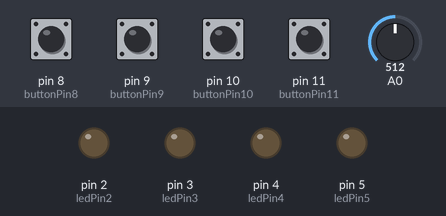
Bench run of a sketch on a simulated Arduino Uno, built with avr-gcc and run on an emulated ATmega328P. Shown: output pins drawn as LEDs (lit = HIGH). The test bench sets the inputs (shaded band); at power-on: pin 8 (buttonPin8), pin 9 (buttonPin9), pin 10 (buttonPin10), pin 11 (buttonPin11) HIGH, A0 = 512. Random numbers use the default seed unless the sketch sets one; what the sketch prints to the serial monitor is not drawn.

Above: at 2.5 s.
2.6 s: pin 8 (buttonPin8) pulled LOW for 0.15 s
At 3.5 s:
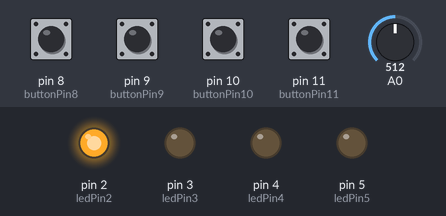
At 4.4 s:
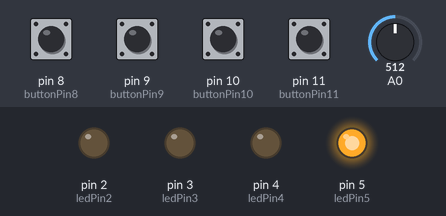
5.7 s: pin 9 (buttonPin9) pulled LOW for 0.15 s
At 6.0 s:
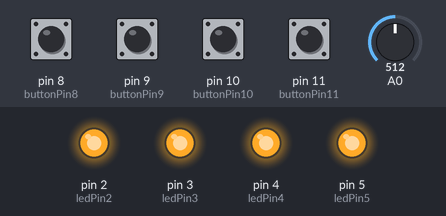
Timing chart, 0 to 11.5 s (numbered marks = the images above; inputs shaded):
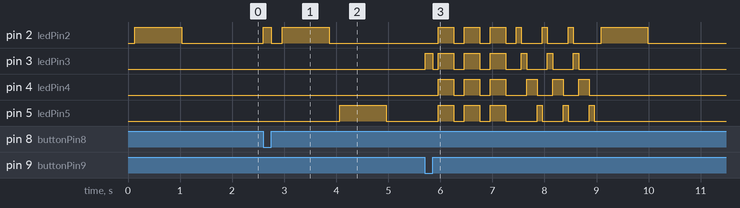

The sketch:

SimonFinal.ino
```cpp
/*
Simon on the Arduino
by Tristan Clawson
rev: 1.01 Final
red date:  7/31/2025
 */


/***********************************************************************************************
Simon is based on the 1978 memory game from Milton Bradley.
The game will display a color, and then ask the user to press the button the light came from.
Then the game will show the first and add a second color for the player to input back.  This
continues until the player makes a mistake.

Note: If the button does not light up when you press it (possibly because it was pressed too
fast) the game will not record the input, and this may lead to a failure.
************************************************************************************************/


/*----------------------------------------------------------------------------------------------
This software is built for an Arduino Uno.  It uses the 5V and ground pins.
Pins 2 - 5 are connected to the LEDs.
Pins 8 - 11 are connected to the buttons, and will close when pressed.
The program set an array of random numbers between 2 and 5, displays them with the corresponding
light, then waits for the user to enter back the same sequence.  Pin 2 links with 8, 3 with 9,
4 with 10, and 5 with 11.  For example, button press 8 will be recorded at led pin 2 (RED) and tested.

The setupLoop() fills the game array with random numbers between 2 and 5.  These numbers correlate
to colors that the player is going to try and guess.
The game is played in loop().  After setup, the program will show the first light in the sequence
using the printLoop() function.  Then the player will press the button that corresponds with the
light.  That data is saved using the inputLoop() function.  The program will then use checkLoop()
to see if the user inputted the pattern correctly.  If they did, the game will iterate another
color in the sequence, and start a new round.  If not, the failState() function is called, the
lights flash, the memory pointer is set to 0, and the game begins again.

setup() is where the pins are defined for the Arduino.

debug() will print major variables and the inputtest and tracker arrays at key steps.  This way
a programer can see what is going on in each step.
Note:  This code was commented out for efficiency.  Uncomment the code and view the serial monitor
to see the output.
-----------------------------------------------------------------------------------------------*/


// pins: 2,3,4,5
const int ledPin2 = 2;      // LED RED
const int ledPin3 = 3;      // LED YELLOW
const int ledPin4 = 4;      // LED GREEN
const int ledPin5 = 5;      // LED BLUE

// buttonPress: 8,9,10,11
const int buttonPin8 = 8;   //RED
const int buttonPin9 = 9;   //YELLOW
const int buttonPin10 = 10; //GREEN
const int buttonPin11 = 11; //BLUE

int button8State;
int button9State;
int button10State;
int button11State;

// variables
int randNumber = 0;  //sets a random value that will corispond to a color in void setupLoop();
int trackerArraySetup = 0;  //tracks the position when filling in random numbers
int position; // position of the tracker during void setupLoop();
int printing = 0; //print position of void printLoop()
int gameLoop = 0;   //iterate the input loop
int gameTurn = 0; //tracks the game turn in void loop()//iterate the input loop
int sequencePosition = 0; //checks if the user inputed a specific right sequense value in void inputLoop()
//array position to go through the users input in void inputLoop()
int compaireLoop = 0;  //counter variable for IF statements void checkLoop()
// Note sequencePosition becomes equal to compaireLoop in void checkLoop()
int inputtest[] = {0,0,0,0,0,0,0,0,0,0,0,0,0,0,0,0,0,0,0,0} ; //Initial setup of all 0's, Player sets values every turn here
int tracker[] = {0,0,0,0,0,0,0,0,0,0,0,0,0,0,0,0,0,0,0,0} ;  //Initial setup of all 0's, will set random values in setupLoop
int wipeLight;  //failState() counter
int failLight;  //failState() counter

//______________________

void setupLoop();
void printLoop();
void failState();
void inputLoop();
void checkLoop(int sequencePosition);
void inputLoop();
//Reset the inputtest array
void resetUserInput();
void(* resetFunc) (void) = 0;  // function pointer to address 0
void debug();

//________________________________________________________________________________________
// Hard coded Arduino function to set up the proper pins, voltage, and serial communication (runs once).
void setup()
{
Serial.begin(9600);  // Sets up communication between the Arduino and compiler on a COM port
randomSeed(analogRead(0));  // Better randomness that doesn't start at the same point
  // set the digital pin as output:
  pinMode(ledPin2, OUTPUT); // keeps the LED lit up
  pinMode(ledPin3, OUTPUT); // keeps the LED lit up
  pinMode(ledPin4, OUTPUT); // keeps the LED lit up
  pinMode(ledPin5, OUTPUT); // keeps the LED lit up
  pinMode(buttonPin8, INPUT_PULLUP);  // Now your buttons will read HIGH when unpressed, and LOW when pressed.
  pinMode(buttonPin9, INPUT_PULLUP);  // Now your buttons will read HIGH when unpressed, and LOW when pressed.
  pinMode(buttonPin10, INPUT_PULLUP); // Now your buttons will read HIGH when unpressed, and LOW when pressed.
  pinMode(buttonPin11, INPUT_PULLUP); // Now your buttons will read HIGH when unpressed, and LOW when pressed.

}

//________________________________________________________________________________________
// Hard coded Arduino function that runs continuously.  This is the main game loop.
void loop()
{
  Serial.println("S T A R T   O F   G A M E");
  // setting up the random array
  setupLoop();
  gameTurn = 1;
  gameLoop = 1;
  //____________
  while (gameTurn < 21) {
    printLoop();

    inputLoop();
    gameLoop++; //increases the length of each challenge

    gameTurn++; //increases the game turn

    resetUserInput();
    sequencePosition = 0; //reset the counter?
    Serial.println("End Of GameTurn____________________________");
  }
  failState();

  Serial.println("E N D   O F   G A M E");
}

//________________________________________________________________________________________
// This function sets the random pattern Simon will use to test the player.  Only runs once.
void setupLoop() {

  trackerArraySetup = 0;
  position = 0;
  Serial.println("TrackerArraySetup Initial Setup: ");
  while (trackerArraySetup < 20) {
    randNumber = random(2, 6); // generate random number between 2 to 5  (Includes 2, but not 5?)
    tracker[position] = randNumber;

    Serial.print(tracker[position]);
    Serial.print(" ");
    trackerArraySetup++;
    position++;
    //Serial.print("Tracker step:" );
    //Serial.println(trackerArraySetup);
  }
  Serial.println(" ");
  Serial.println("     End of array setup");
  Serial.println(" ");
}

//________________________________________________________________________________________
// This function displays the saved tracker[] array via LED lights
void printLoop() {
  Serial.println("--- STARTING PRINTLOOP ---");
  debug();

  Serial.println(" ");

  printing = 0;

  for (int i = 0; i < gameLoop; i++) {

    Serial.print("INSIDE while printing ");
    Serial.println(printing);
    if (tracker[printing] == 2) {
      digitalWrite(ledPin2, HIGH);
      delay(900);
      Serial.println("TRACKER printLoop RED ledPin2 ButtonPin8 ");
      digitalWrite(ledPin2, LOW);
      delay(200);
    } else if (tracker[printing] == 3) {
      digitalWrite(ledPin3, HIGH);
      delay(900);
      Serial.println("TRACKER printLoop YELLOW ledPin3 ButtonPin9 ");
      digitalWrite(ledPin3, LOW);
      delay(200);
    } else if (tracker[printing] == 4) {
      digitalWrite(ledPin4, HIGH);
      delay(900);
      Serial.println("TRACKER printLoop GREEN ledPin4 ButtonPin10 ");
      digitalWrite(ledPin4, LOW);
      delay(200);
    } else if (tracker[printing] == 5) {
      digitalWrite(ledPin5, HIGH);
      delay(900);
      Serial.println("TRACKER printLoop GREEN ledPin5 ButtonPin11 ");
      digitalWrite(ledPin5, LOW);
      delay(200);
    } else {
      Serial.println("SERIOUS printLoop() ERROR");
      Serial.print("tracker[print] ");
      Serial.println(tracker[printing]);
    }

    debug();
    Serial.println(" ");

    printing++;

  }
  delay(500);

}

//________________________________________________________________________________________
// This function takes the players button presses and saves them in inputtest[]
void inputLoop() {
    sequencePosition = 0;
    Serial.println("Waiting for input…");

    // Repeat for each expected press
    //should be gameTrun!!
    while (sequencePosition < gameTurn) {
      Serial.println("First while in inputLoop()");
      Serial.print("sequencePosition ");
      Serial.println(sequencePosition);
      Serial.print("gameLoop ");
      Serial.println(gameLoop);
      // ─── Wait for any button to go LOW ────────────────────────────────
      while (
        digitalRead(buttonPin8) == HIGH &&
        digitalRead(buttonPin9) == HIGH &&
        digitalRead(buttonPin10) == HIGH &&
        digitalRead(buttonPin11) == HIGH
      ) {
        delay(5);
        //Serial.print("Second while");
      }
      Serial.println("Third while");
      // ─── Now sample all four pins ──────────────────────────────────────
      button8State = digitalRead(buttonPin8);
      button9State = digitalRead(buttonPin9);
      button10State = digitalRead(buttonPin10);
      button11State = digitalRead(buttonPin11);
      Serial.println("Forth while");
      // ─── Identify which button was pressed ─────────────────────────────
      if (button8State == LOW) {
        inputtest[sequencePosition] = 2;
        while (digitalRead(buttonPin8) == LOW) {
          digitalWrite(ledPin2, HIGH);
          delay(5);
        }
        digitalWrite(ledPin2, LOW);
      } else if (button9State == LOW) {
        inputtest[sequencePosition] = 3;
        while (digitalRead(buttonPin9) == LOW) {
          digitalWrite(ledPin3, HIGH);
          delay(5);
        }
        digitalWrite(ledPin3, LOW);
      } else if (button10State == LOW) {
        inputtest[sequencePosition] = 4;
        while (digitalRead(buttonPin10) == LOW) {
          digitalWrite(ledPin4, HIGH);
          delay(5);
        }
        digitalWrite(ledPin4, LOW);
      } else if (button11State == LOW) {
        inputtest[sequencePosition] = 5;
        while (digitalRead(buttonPin11) == LOW) {
          digitalWrite(ledPin5, HIGH);
          delay(5);
        }
        digitalWrite(ledPin5, LOW);
      } else {
        // Spurious wake-up: no valid button was pressed
        Serial.println("*** Spurious wake-up: no valid button was pressed ***");
        continue;
      }

      // ─── (Optional) Bounds-check the recorded value ────────────────────
      if (inputtest[sequencePosition] < 2 || inputtest[sequencePosition] > 5) {
        Serial.println("***Input out of range!***");
        failState();
        return;
      }

      // ─── Compare immediately, advance, and loop ───────────────────────

      sequencePosition++;
      //get to print the loop

      Serial.println("*** End of inputLoop() ***");
      debug();

      checkLoop(sequencePosition);

    }
  Serial.println("Input loop complete!                  On to checkLoop()");

}


//________________________________________________________________________________________
// This function checkes each of the players button presses against the saved tracker[] data
void checkLoop(int sequencePosition) {
  // simple check values loop
  compaireLoop = sequencePosition;
  compaireLoop--;

  Serial.println("+++Starting checkLoop() +++");
  Serial.print("compireLoop Value = ");
  Serial.println(compaireLoop);

  debug();

  /*
  //First 2 tests see if the numbers are out of bounds.
  //Use 0 because that is what the array is initialized to.
  if (inputtest[compaireLoop] > 5 || inputtest[compaireLoop] < 0 ){
  Serial.println("Error. First.  Something has gone seriously wrong with checking the arrays!");
  Serial.println(inputtest[compaireLoop]);
  Serial.println(compaireLoop);
  failState();
  }

  //First 2 tests see if the numbers are out of bounds.
  if (tracker[compaireLoop] > 5 || tracker[compaireLoop] < 1 ){
  Serial.println("Error.  Second.  Something has gone seriously wrong with checking the arrays!");
  failState();
  }
  */
  //equal
  if (inputtest[compaireLoop] == tracker[compaireLoop]) {
    Serial.println("Color match.  Simon is happy!");
    return; // exits checkLoop()
  }

  //not equal
  else if (inputtest[compaireLoop] != tracker[compaireLoop]) {
    Serial.println("Wrong button pressed! /checkLoop");
    Serial.print("inputtest: ");
    Serial.println(inputtest[compaireLoop]);
    Serial.print("tracker:  ");
    Serial.println(tracker[compaireLoop]);
    Serial.println(" ");
    Serial.print("compireLoop Value = ");
    Serial.println(compaireLoop);
    failState();
  } else {
    Serial.println("CheckLoop() Error problem,  Somehow passed both IFs");
  }
  //inputtest[]
  //tracker[]
  //Serial.println("IF statement error");
}


//________________________________________________________________________________________
//Reset the inputtest array
void resetUserInput() {
  for (int i = 0; i < 20; i++) {
    inputtest[i] = 0;
  }
}


//________________________________________________________________________________________
// This function flashes the lights to let the player know they have lost
void failState() {
  failLight = 0;

  while (failLight < 3) {
    digitalWrite(ledPin2, HIGH);
    digitalWrite(ledPin3, HIGH);
    digitalWrite(ledPin4, HIGH);
    digitalWrite(ledPin5, HIGH);
    delay(300);
    digitalWrite(ledPin2, LOW);
    digitalWrite(ledPin3, LOW);
    digitalWrite(ledPin4, LOW);
    digitalWrite(ledPin5, LOW);
    delay(200);

    failLight++;
  }

  wipeLight = 0;
  while (wipeLight < 3) {
    digitalWrite(ledPin2, HIGH);
    delay(100);
    digitalWrite(ledPin2, LOW);
    digitalWrite(ledPin3, HIGH);
    delay(100);
    digitalWrite(ledPin3, LOW);
    digitalWrite(ledPin4, HIGH);
    delay(100);
    digitalWrite(ledPin3, LOW);
    digitalWrite(ledPin4, HIGH);
    delay(100);
    digitalWrite(ledPin4, LOW);
    digitalWrite(ledPin5, HIGH);
    delay(100);
    digitalWrite(ledPin5, LOW);

    wipeLight++;
  }
  //Restart Arduino from mem spot 0
  resetFunc();
}
//________________________________________________________________________________________
// Uncomment code to enable debug and see variable and arraystates
void debug() {

  /*
    Serial.print("tracker Array:   ");
    int asdf = 0;
    while (asdf < 20){
                Serial.print(tracker[asdf]);
                Serial.print(" ");
      asdf++;
    }
    Serial.println(" ");
    asdf = 0;
    Serial.print("inputtest Array: ");
    while (asdf < 20){
                Serial.print(inputtest[asdf]);
                Serial.print(" ");
      asdf++;
    }
    Serial.println(" ");
    Serial.print("sequencePosition = ");
    Serial.println(sequencePosition );
    Serial.print("printLoop print = ");
    Serial.println(printing);
    Serial.print("printLoop gameLoop = ");
    Serial.println(gameLoop);
    Serial.print("printLoop gameTurn = ");
    Serial.println(gameTurn);
  */
  return;
}
```

Measured:
- after the input at 2.6 s, pin 2 (ledPin2): LOW → HIGH at once, → LOW 0.15 s later, → HIGH 0.21 s later, → LOW 0.90 s later; pin 5 (ledPin5): LOW → HIGH after 1.5 s, → LOW 0.90 s later
- after the input at 5.7 s, pin 2 (ledPin2): LOW → HIGH after 0.26 s, → LOW 0.30 s later, → HIGH 0.20 s later, → LOW 0.30 s later, … (14 changes in this stretch); pin 3 (ledPin3): LOW → HIGH at once, → LOW 0.14 s later, → HIGH 0.11 s later, → LOW 0.30 s later, … (14 changes in this stretch)
